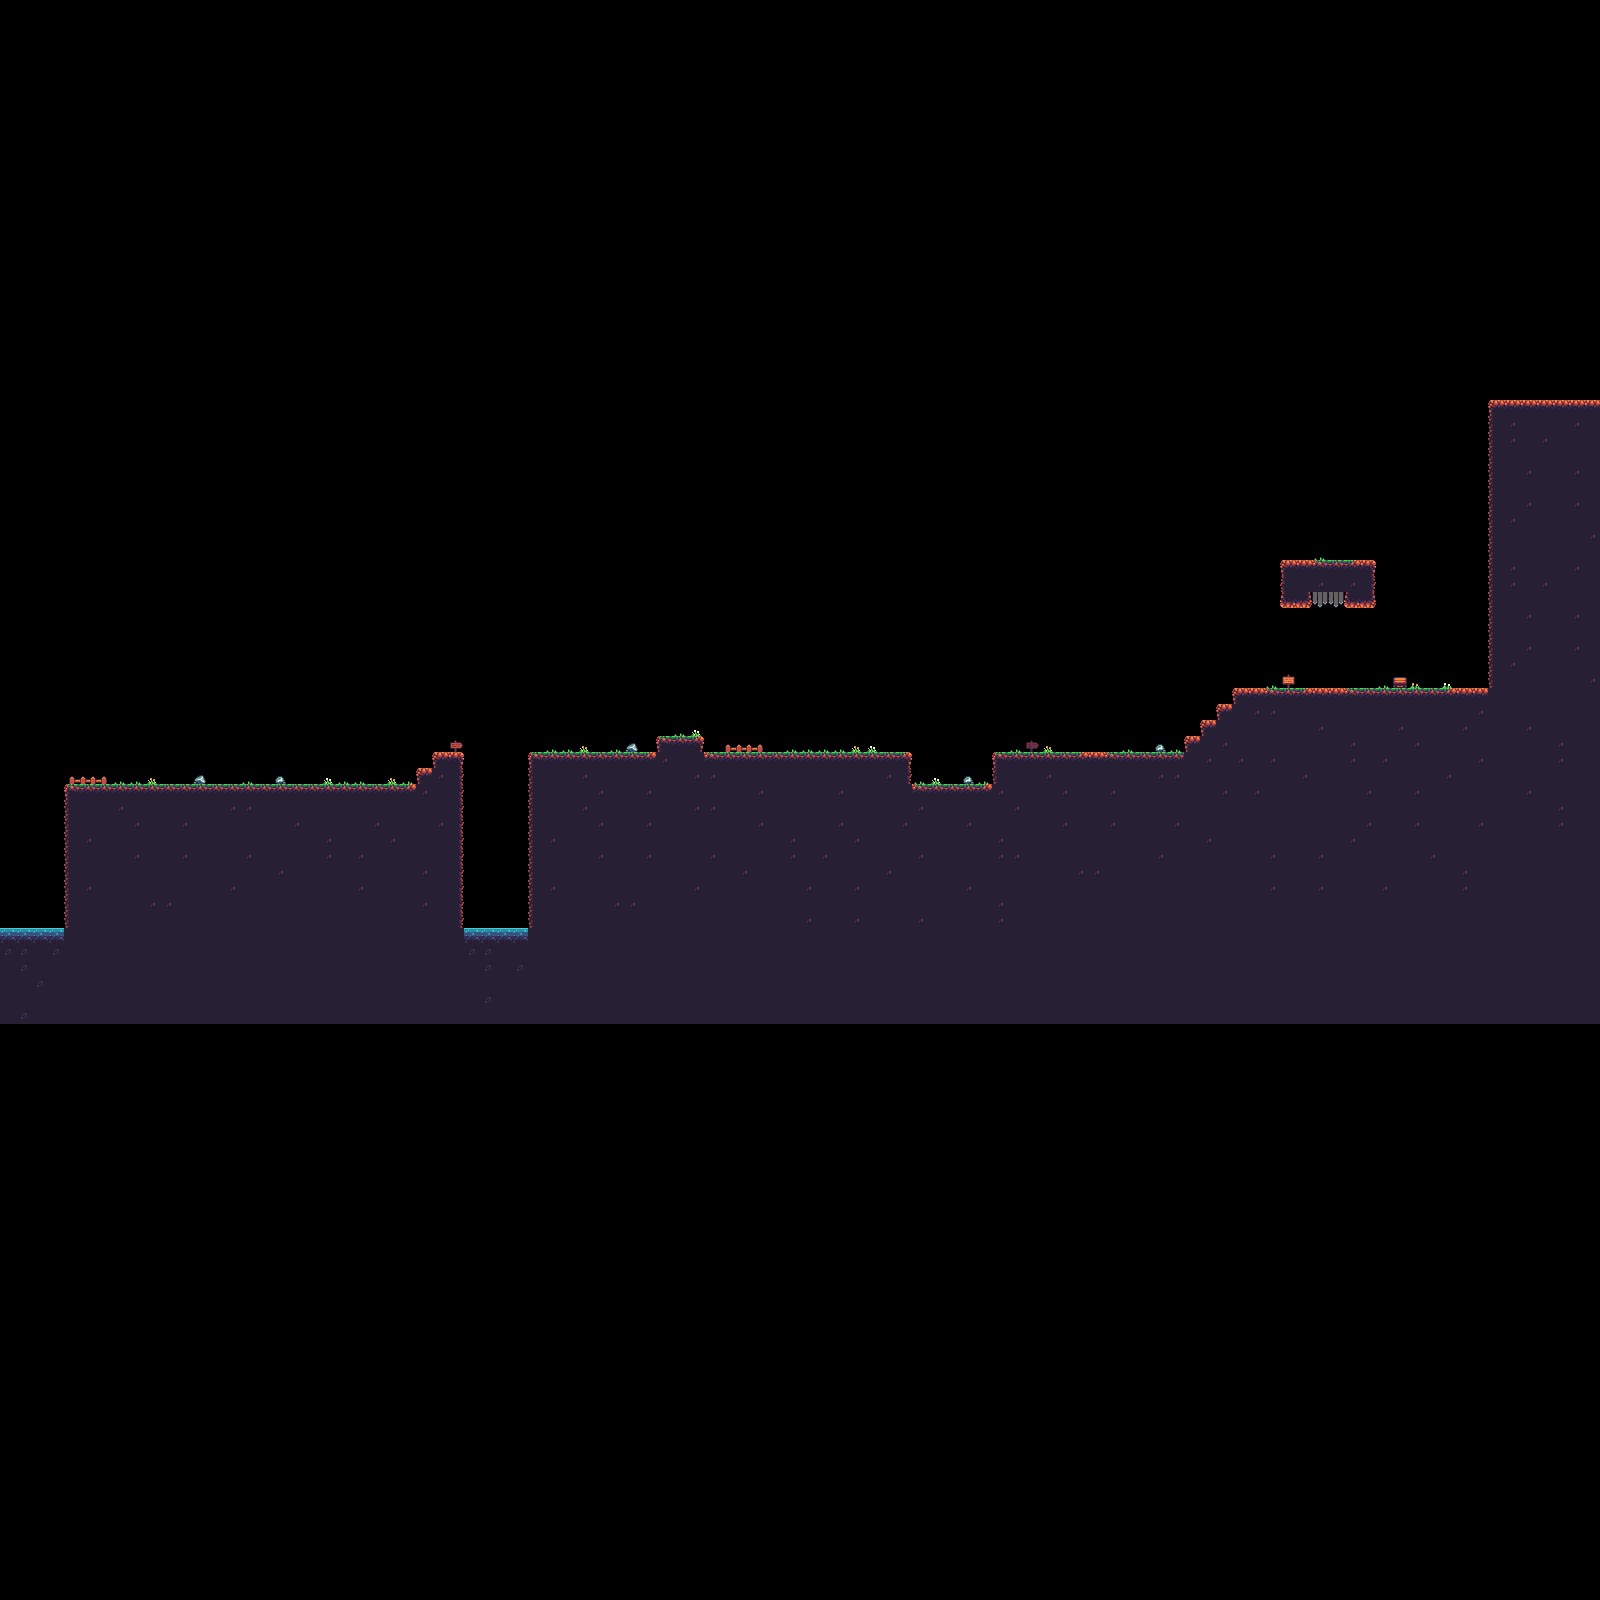

The image is a tile-based game level rendered from a .tmx file. Its description and source (layers, tilesets, objects; grid data summarised) follow:
An orthogonal 100x100 tile map with 16x16 px tiles, 1 tile layer (Tile Layer 1).

<map version="1.0" tiledversion="1.0.3" orientation="orthogonal" renderorder="right-down" width="100" height="100" tilewidth="16" tileheight="16" nextobjectid="1">
 <tileset firstgid="1" source="Midterm Tileset.tsx" />
 <layer name="Tile Layer 1" width="100" height="100">
  <data>[10000 cells, 1850 non-empty, 29 distinct tile ids]</data>
 </layer>
</map>
